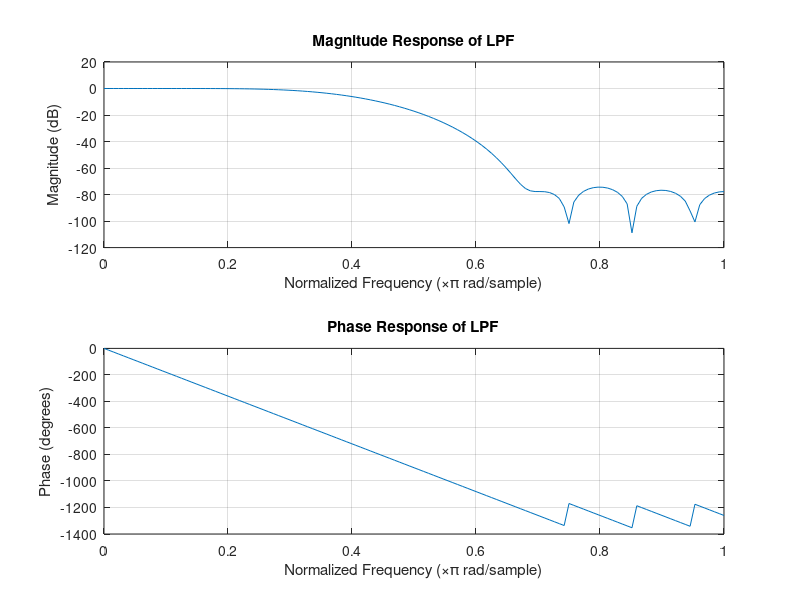

This chart was generated by the following MATLAB code:
clc;
clear;
close all;

% Parameters
n = 20;         % Filter order
fp = 200;       % Cutoff frequency (Hz)
fs = 1000;      % Sampling frequency (Hz)

% Design the filter
b = fir1(n, fp/(fs/2), blackman(n+1)); % FIR filter with Blackman window

% Frequency response
freqz(b, 1, 128);

% Add titles to the plots
subplot(2, 1, 1);
title('Magnitude Response of LPF');
subplot(2, 1, 2);
title('Phase Response of LPF');
